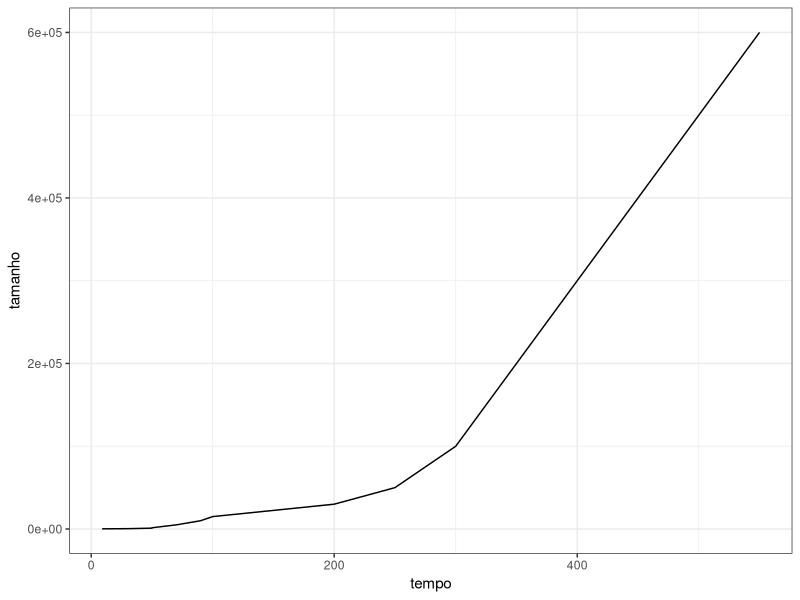

Write R code to recreate this figure.
library(ggplot2)

tExec <- read.csv("resultados.csv")

ggplot(data = tExec, aes(x = tempo, y = tamanho))+
  geom_line() +
  theme_bw()

